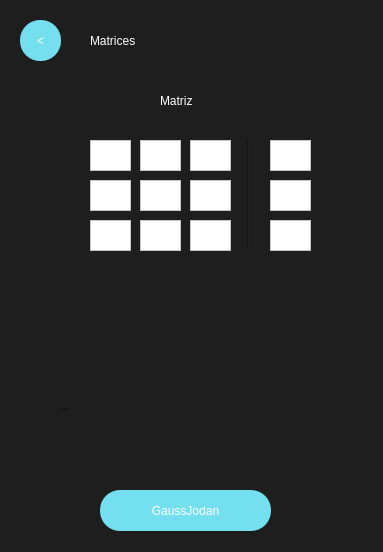
<?xml version="1.0" encoding="UTF-8"?>
<ui version="4.0">
 <class>MainWindow</class>
 <widget class="QMainWindow" name="MainWindow">
  <property name="geometry">
   <rect>
    <x>0</x>
    <y>0</y>
    <width>383</width>
    <height>552</height>
   </rect>
  </property>
  <property name="minimumSize">
   <size>
    <width>0</width>
    <height>0</height>
   </size>
  </property>
  <property name="maximumSize">
   <size>
    <width>2000</width>
    <height>2000</height>
   </size>
  </property>
  <property name="windowTitle">
   <string>MainWindow</string>
  </property>
  <property name="styleSheet">
   <string notr="true">QWidget{
background-color:#1E1E1E;
}

QPushButton{
background-color:#74E0Ef;
color:white;
font: 30pt &quot;Impact&quot;;
border-radius:25px;
}

QPushButton:hover{
background-color:#7A63FF;
color:#74E0Ef;
font: 30pt &quot;Impact&quot;;
border-radius:30px;
}
Line{
background-color:white;
}
</string>
  </property>
  <widget class="QWidget" name="centralwidget">
   <widget class="QLabel" name="label">
    <property name="geometry">
     <rect>
      <x>90</x>
      <y>10</y>
      <width>241</width>
      <height>61</height>
     </rect>
    </property>
    <property name="styleSheet">
     <string notr="true">color:white;
font: 50pt &quot;Impact&quot;;
</string>
    </property>
    <property name="text">
     <string>Matrices</string>
    </property>
   </widget>
   <widget class="QPushButton" name="GausBackButton">
    <property name="geometry">
     <rect>
      <x>20</x>
      <y>20</y>
      <width>41</width>
      <height>41</height>
     </rect>
    </property>
    <property name="styleSheet">
     <string notr="true">font: 20pt &quot;impact&quot;;
border-radius:20px;</string>
    </property>
    <property name="text">
     <string>&lt;</string>
    </property>
   </widget>
   <widget class="QTextEdit" name="num1Entry">
    <property name="geometry">
     <rect>
      <x>90</x>
      <y>140</y>
      <width>41</width>
      <height>31</height>
     </rect>
    </property>
    <property name="styleSheet">
     <string notr="true">background-color: rgb(255, 255, 255);</string>
    </property>
   </widget>
   <widget class="QTextEdit" name="num2Entry">
    <property name="geometry">
     <rect>
      <x>140</x>
      <y>140</y>
      <width>41</width>
      <height>31</height>
     </rect>
    </property>
    <property name="styleSheet">
     <string notr="true">background-color: rgb(255, 255, 255);</string>
    </property>
   </widget>
   <widget class="QTextEdit" name="num3Entry">
    <property name="geometry">
     <rect>
      <x>190</x>
      <y>140</y>
      <width>41</width>
      <height>31</height>
     </rect>
    </property>
    <property name="styleSheet">
     <string notr="true">background-color: rgb(255, 255, 255);</string>
    </property>
   </widget>
   <widget class="QTextEdit" name="num4Entry">
    <property name="geometry">
     <rect>
      <x>90</x>
      <y>180</y>
      <width>41</width>
      <height>31</height>
     </rect>
    </property>
    <property name="styleSheet">
     <string notr="true">background-color: rgb(255, 255, 255);</string>
    </property>
   </widget>
   <widget class="QTextEdit" name="num6Entry">
    <property name="geometry">
     <rect>
      <x>190</x>
      <y>180</y>
      <width>41</width>
      <height>31</height>
     </rect>
    </property>
    <property name="styleSheet">
     <string notr="true">background-color: rgb(255, 255, 255);</string>
    </property>
   </widget>
   <widget class="QTextEdit" name="num5Entry">
    <property name="geometry">
     <rect>
      <x>140</x>
      <y>180</y>
      <width>41</width>
      <height>31</height>
     </rect>
    </property>
    <property name="styleSheet">
     <string notr="true">background-color: rgb(255, 255, 255);</string>
    </property>
   </widget>
   <widget class="QTextEdit" name="num9Entry">
    <property name="geometry">
     <rect>
      <x>190</x>
      <y>220</y>
      <width>41</width>
      <height>31</height>
     </rect>
    </property>
    <property name="styleSheet">
     <string notr="true">background-color: rgb(255, 255, 255);</string>
    </property>
   </widget>
   <widget class="QTextEdit" name="num7Entry">
    <property name="geometry">
     <rect>
      <x>90</x>
      <y>220</y>
      <width>41</width>
      <height>31</height>
     </rect>
    </property>
    <property name="styleSheet">
     <string notr="true">background-color: rgb(255, 255, 255);</string>
    </property>
   </widget>
   <widget class="QTextEdit" name="num8Entry">
    <property name="geometry">
     <rect>
      <x>140</x>
      <y>220</y>
      <width>41</width>
      <height>31</height>
     </rect>
    </property>
    <property name="styleSheet">
     <string notr="true">background-color: rgb(255, 255, 255);</string>
    </property>
   </widget>
   <widget class="QLabel" name="label_2">
    <property name="geometry">
     <rect>
      <x>160</x>
      <y>80</y>
      <width>71</width>
      <height>41</height>
     </rect>
    </property>
    <property name="styleSheet">
     <string notr="true">color:white;
font: 20pt &quot;Impact&quot;;
</string>
    </property>
    <property name="text">
     <string>Matriz </string>
    </property>
   </widget>
   <widget class="QLabel" name="ResultMatrix">
    <property name="geometry">
     <rect>
      <x>60</x>
      <y>340</y>
      <width>261</width>
      <height>131</height>
     </rect>
    </property>
    <property name="maximumSize">
     <size>
      <width>1000</width>
      <height>900</height>
     </size>
    </property>
    <property name="styleSheet">
     <string notr="true">font{
20px;
arial;
}</string>
    </property>
    <property name="text">
     <string>...</string>
    </property>
   </widget>
   <widget class="QPushButton" name="GausButton">
    <property name="geometry">
     <rect>
      <x>100</x>
      <y>490</y>
      <width>171</width>
      <height>41</height>
     </rect>
    </property>
    <property name="maximumSize">
     <size>
      <width>16777215</width>
      <height>300</height>
     </size>
    </property>
    <property name="styleSheet">
     <string notr="true">font: 20pt &quot;impact&quot;;
border-radius:20px;</string>
    </property>
    <property name="text">
     <string>GaussJodan</string>
    </property>
   </widget>
   <widget class="QTextEdit" name="num7Entry_2">
    <property name="geometry">
     <rect>
      <x>270</x>
      <y>140</y>
      <width>41</width>
      <height>31</height>
     </rect>
    </property>
    <property name="styleSheet">
     <string notr="true">background-color: rgb(255, 255, 255);</string>
    </property>
   </widget>
   <widget class="QTextEdit" name="num7Entry_3">
    <property name="geometry">
     <rect>
      <x>270</x>
      <y>220</y>
      <width>41</width>
      <height>31</height>
     </rect>
    </property>
    <property name="styleSheet">
     <string notr="true">background-color: rgb(255, 255, 255);</string>
    </property>
   </widget>
   <widget class="QTextEdit" name="num7Entry_4">
    <property name="geometry">
     <rect>
      <x>270</x>
      <y>180</y>
      <width>41</width>
      <height>31</height>
     </rect>
    </property>
    <property name="styleSheet">
     <string notr="true">background-color: rgb(255, 255, 255);</string>
    </property>
   </widget>
   <widget class="Line" name="line">
    <property name="geometry">
     <rect>
      <x>240</x>
      <y>140</y>
      <width>16</width>
      <height>111</height>
     </rect>
    </property>
    <property name="styleSheet">
     <string notr="true">background{
color:white;
}</string>
    </property>
    <property name="orientation">
     <enum>Qt::Vertical</enum>
    </property>
   </widget>
  </widget>
 </widget>
 <resources/>
 <connections/>
</ui>
